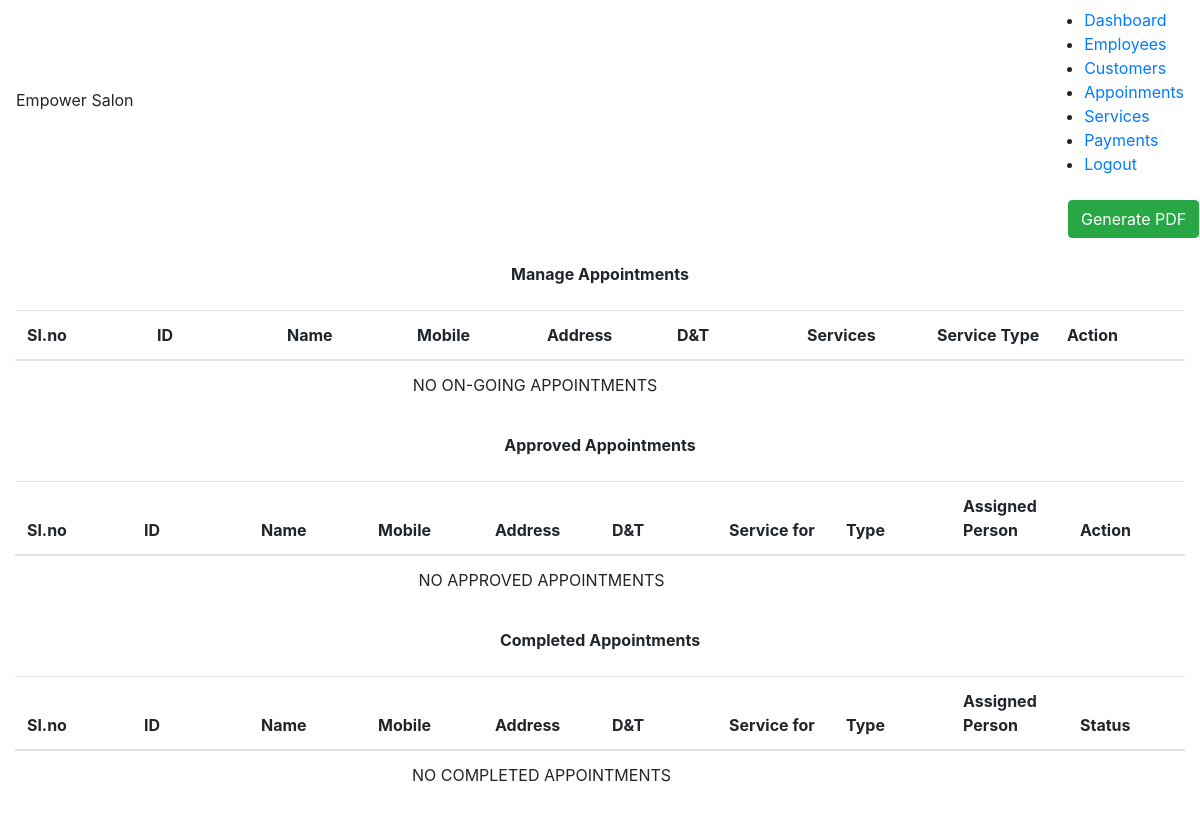
Page /manage_appointment.php (signed in) on the earlier database version.
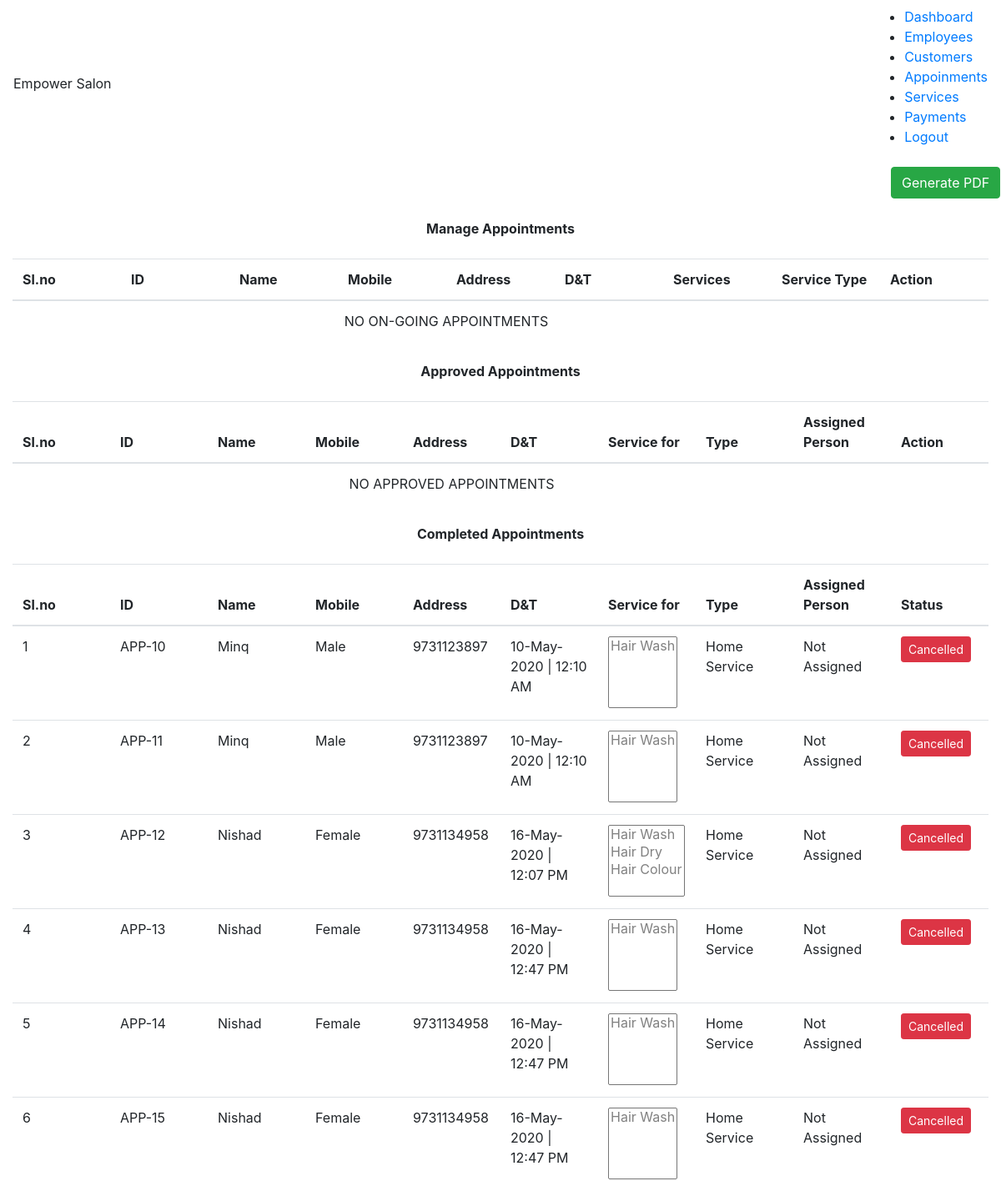
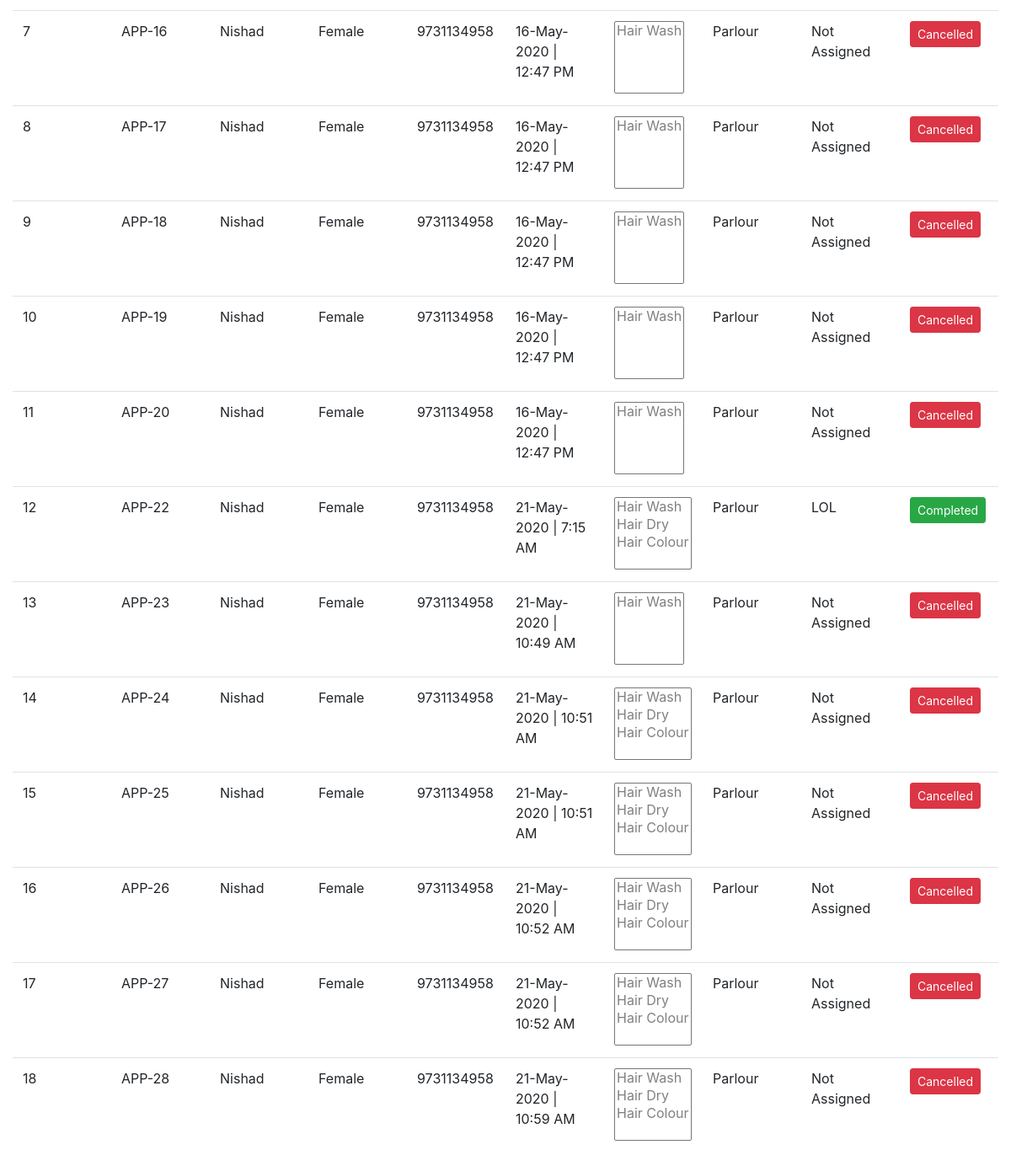
Same page on the later database version (2 pictures, top to bottom).
### tables this page shows
CREATE TABLE `appointments` (
  `id` int(11) NOT NULL,
  `cust_id` int(11) NOT NULL,
  `appointment_date` date NOT NULL,
  `appointment_time` varchar(200) NOT NULL,
  `appointment_service_type` enum('0','1') NOT NULL,
  `appointment_status` enum('0','1','2','3') NOT NULL,
  `emp_id` int(11) DEFAULT NULL,
  `created` timestamp NOT NULL DEFAULT current_timestamp()
);

CREATE TABLE `customers` (
  `id` int(11) NOT NULL,
  `name` varchar(255) NOT NULL,
  `email` varchar(255) NOT NULL,
  `gender` varchar(250) NOT NULL,
  `phone_no` varchar(255) NOT NULL,
  `address` varchar(255) NOT NULL
);

### manage_appointment.php (the view, shortened to what the changed rows need)
<?php
    include_once('configs/db.php');
    include('dashboard_header.php');
	$comp_appointments = [];
	$sql_query = 'SELECT * FROM `appointments` WHERE (`appointment_status` = "2" OR `appointment_status` = "3")';
	$result = mysqli_query($db_conn,$sql_query);
	if($result)
	{
		$comp_appointments = mysqli_fetch_all($result);
    }
    $service_type = ['Home Service','Parlour'];
	$status = ['Waiting','Approved','Completed','Cancelled'];
    $color = ['warning', 'primary', 'success', 'danger'];
?>
<!DOCTYPE html>
<html lang="en">
<head>
    <link rel="stylesheet" href="https://maxcdn.bootstrapcdn.com/bootstrap/4.4.1/css/bootstrap.min.css">
	<link rel="stylesheet" href="https://cdn.jsdelivr.net/npm/bootstrap-select@1.13.9/dist/css/bootstrap-select.min.css">
</head>
<body>
<div class="canvas_div_pdf">
    <div class="container-fluid">
        <table class="table">
            <thead>
                <tr>
                    <th>Sl.no</th>
                    <th>ID</th>
                    <th>Name</th>
                    <th>Mobile</th>
                    <th>Address</th>
                    <th>D&T</th>
                    <th>Services</th>
                    <th>Service Type</th>
                    <th>Action</th>
                </tr>
            </thead>
        </table>
    </div>
    <div class="container-fluid">
        <table class="table">
            <thead>
                <tr>
                    <th>Sl.no</th>
                    <th>ID</th>
                    <th>Name</th>
                    <th>Mobile</th>
                    <th>Address</th>
                    <th>D&T</th>
                    <th>Service for</th>
                    <th>Type</th>
                    <th>Assigned Person</th>
                    <th>Action</th>
                </tr>
            </thead>
        </table>
    </div>
    <div class="container-fluid">
        <table class="table">
            <thead>
                <tr>
                    <th>Sl.no</th>
                    <th>ID</th>
                    <th>Name</th>
                    <th>Mobile</th>
                    <th>Address</th>
                    <th>D&T</th>
                    <th>Service for</th>
                    <th>Type</th>
                    <th>Assigned Person</th>
                    <th>Status</th>
                </tr>
            </thead>
            <tbody>
            <?php if(empty($comp_appointments)):?>
							<tr align="center">
							<td colspan="9"> NO COMPLETED APPOINTMENTS </td>
							</tr>
			<?php else:?>
                <?php
						foreach($comp_appointments as $key=>$comp_appointment)
						{
                            $sel_services = [];
                            $optinons = "PROBLEM LOADING SERVICES";
							if(empty($comp_appointment[6]))
							{
								$comp_appointment[6] = "Not Assigned";
							}
							else
							{
                                $sql_query = 'SELECT * FROM employees where id='.$comp_appointment[6];
                                $result = mysqli_query($db_conn,$sql_query);
                                if($result)
                                {
                                    $employee = mysqli_fetch_all($result);
                                }
                                $comp_appointment[6] = $employee[0][1];
							}
                            $sql_query = "SELECT `service_id` FROM `appointment_services_junc` WHERE `appointment_id` = ".$comp_appointment[0];
							$result = mysqli_query($db_conn,$sql_query);
							if($result)
							{
								$sel_services = mysqli_fetch_all($result);
							}
							if(!empty($sel_services))
							{
								foreach($sel_services as $key_1=>$sel_service)
								{
									$sql_query = "SELECT `name` FROM `services` WHERE `id` =".$sel_service[0];
									$result = mysqli_query($db_conn,$sql_query);
									if($result)
									{
										if($key_1 == 0)
										{
											$optinons = '';
										}
										$optinons.= "<option disabled>".mysqli_fetch_array($result)['name']."</option>";
									}
								}
                            }
                            $sql_query = "SELECT * from `customers` WHERE id=".$comp_appointment[1];
                            $result = mysqli_query($db_conn,$sql_query);
							if($result)
							{
								$customer_details = mysqli_fetch_all($result);
                            }
                            echo
                            '<tr>
                                <td>'.($key+1).'</td>
                                <td>APP-'.$comp_appointment[0].'</td>
                                <td>'.$customer_details[0][1].'</td>
                                <td>'.$customer_details[0][3].'</td>
                                <td>'.$customer_details[0][4].'</td>
                                <td>'.date('d-F-Y',strtotime($comp_appointment[2])).' | '.$comp_appointment[3].'</td>
                                <td><select name="services[]" id="services" class="selectpicker" multiple title="Selected Services" data-width="100%" data-live-search="true">'
                                .$optinons.
                                '</td>
                                <td>'.$service_type[$comp_appointment[4]].'</td>
                                <td>'.$comp_appointment[6].'</td>
                                <td>
                                    <div class="btn-group">
                                    <button class="btn btn-sm btn-'.$color[$comp_appointment[5]].'">'.$status[$comp_appointment[5]].'</button>
                                    </div>
                                </td>
                            </tr>';
                        }
                        ?>
                <?php endif; ?>
            </tbody>
        </table>
    </div>
</div>
</body>
</html>

Differences in the rows shown:
added appointments: id "10", customers.name "Minq", customers.gender "Male", customers.phone_no "9731123897", appointment_date "10-May-2020", appointment_time "12:10 AM", appointment_service_type "Home Service", comp_appointment "Not Assigned", appointment_status "Cancelled"
added appointments: id "11", customers.name "Minq", customers.gender "Male", customers.phone_no "9731123897", appointment_date "10-May-2020", appointment_time "12:10 AM", appointment_service_type "Home Service", comp_appointment "Not Assigned", appointment_status "Cancelled"
added appointments: id "12", customers.name "Nishad", customers.gender "Female", customers.phone_no "9731134958", appointment_date "16-May-2020", appointment_time "12:07 PM", appointment_service_type "Home Service", comp_appointment "Not Assigned", appointment_status "Cancelled"
added appointments: id "13", customers.name "Nishad", customers.gender "Female", customers.phone_no "9731134958", appointment_date "16-May-2020", appointment_time "12:47 PM", appointment_service_type "Home Service", comp_appointment "Not Assigned", appointment_status "Cancelled"
added appointments: id "14", customers.name "Nishad", customers.gender "Female", customers.phone_no "9731134958", appointment_date "16-May-2020", appointment_time "12:47 PM", appointment_service_type "Home Service", comp_appointment "Not Assigned", appointment_status "Cancelled"
added appointments: id "15", customers.name "Nishad", customers.gender "Female", customers.phone_no "9731134958", appointment_date "16-May-2020", appointment_time "12:47 PM", appointment_service_type "Home Service", comp_appointment "Not Assigned", appointment_status "Cancelled"
added appointments: id "16", customers.name "Nishad", customers.gender "Female", customers.phone_no "9731134958", appointment_date "16-May-2020", appointment_time "12:47 PM", appointment_service_type "Parlour", comp_appointment "Not Assigned", appointment_status "Cancelled"
added appointments: id "17", customers.name "Nishad", customers.gender "Female", customers.phone_no "9731134958", appointment_date "16-May-2020", appointment_time "12:47 PM", appointment_service_type "Parlour", comp_appointment "Not Assigned", appointment_status "Cancelled"
added appointments: id "18", customers.name "Nishad", customers.gender "Female", customers.phone_no "9731134958", appointment_date "16-May-2020", appointment_time "12:47 PM", appointment_service_type "Parlour", comp_appointment "Not Assigned", appointment_status "Cancelled"
added appointments: id "19", customers.name "Nishad", customers.gender "Female", customers.phone_no "9731134958", appointment_date "16-May-2020", appointment_time "12:47 PM", appointment_service_type "Parlour", comp_appointment "Not Assigned", appointment_status "Cancelled"
added appointments: id "20", customers.name "Nishad", customers.gender "Female", customers.phone_no "9731134958", appointment_date "16-May-2020", appointment_time "12:47 PM", appointment_service_type "Parlour", comp_appointment "Not Assigned", appointment_status "Cancelled"
added appointments: id "22", customers.name "Nishad", customers.gender "Female", customers.phone_no "9731134958", appointment_date "21-May-2020", appointment_time "7:15 AM", appointment_service_type "Parlour", comp_appointment "LOL", appointment_status "Completed"
added appointments: id "23", customers.name "Nishad", customers.gender "Female", customers.phone_no "9731134958", appointment_date "21-May-2020", appointment_time "10:49 AM", appointment_service_type "Parlour", comp_appointment "Not Assigned", appointment_status "Cancelled"
added appointments: id "24", customers.name "Nishad", customers.gender "Female", customers.phone_no "9731134958", appointment_date "21-May-2020", appointment_time "10:51 AM", appointment_service_type "Parlour", comp_appointment "Not Assigned", appointment_status "Cancelled"
added appointments: id "25", customers.name "Nishad", customers.gender "Female", customers.phone_no "9731134958", appointment_date "21-May-2020", appointment_time "10:51 AM", appointment_service_type "Parlour", comp_appointment "Not Assigned", appointment_status "Cancelled"
added appointments: id "26", customers.name "Nishad", customers.gender "Female", customers.phone_no "9731134958", appointment_date "21-May-2020", appointment_time "10:52 AM", appointment_service_type "Parlour", comp_appointment "Not Assigned", appointment_status "Cancelled"
added appointments: id "27", customers.name "Nishad", customers.gender "Female", customers.phone_no "9731134958", appointment_date "21-May-2020", appointment_time "10:52 AM", appointment_service_type "Parlour", comp_appointment "Not Assigned", appointment_status "Cancelled"
added appointments: id "28", customers.name "Nishad", customers.gender "Female", customers.phone_no "9731134958", appointment_date "21-May-2020", appointment_time "10:59 AM", appointment_service_type "Parlour", comp_appointment "Not Assigned", appointment_status "Cancelled"
Other differences:
text no longer shown: "NO COMPLETED APPOINTMENTS"
